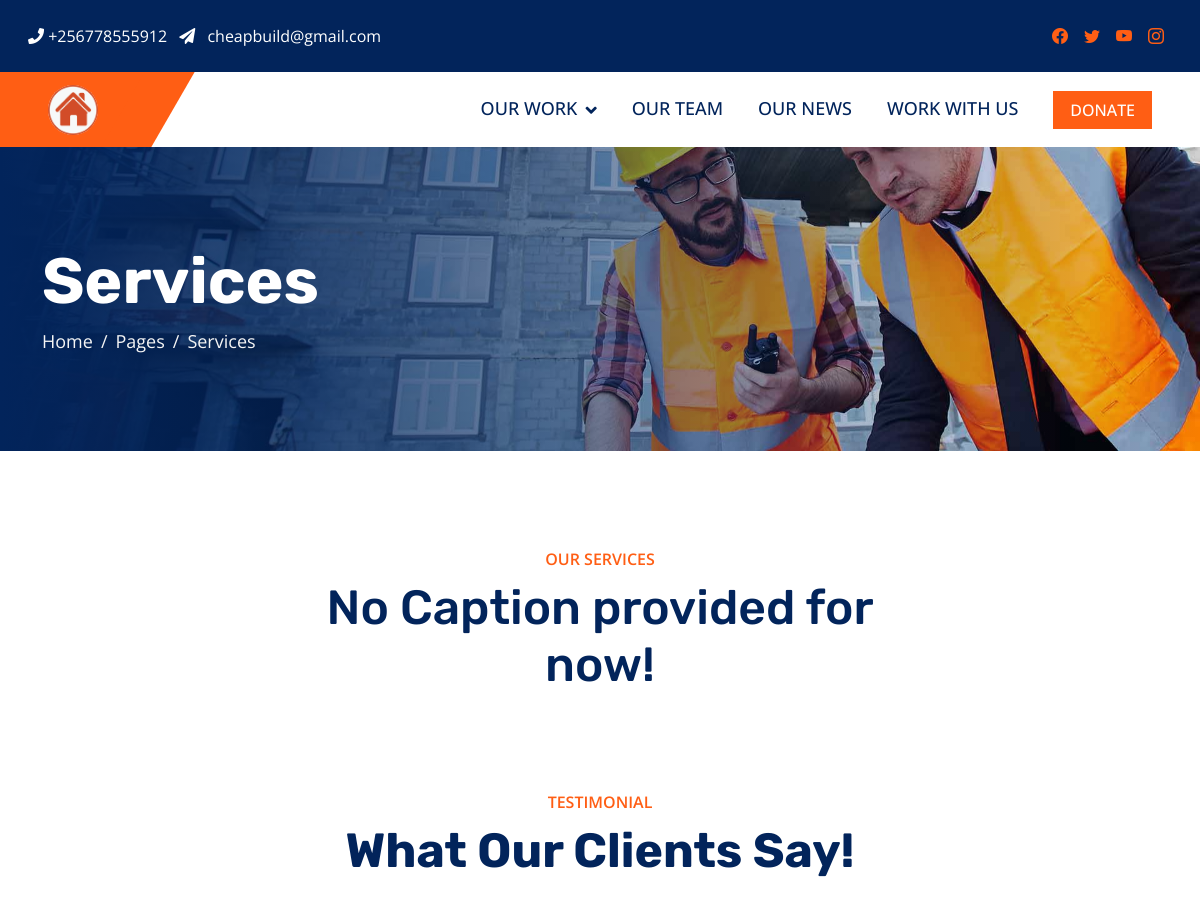
The app's page /service/ (upper part), older data.
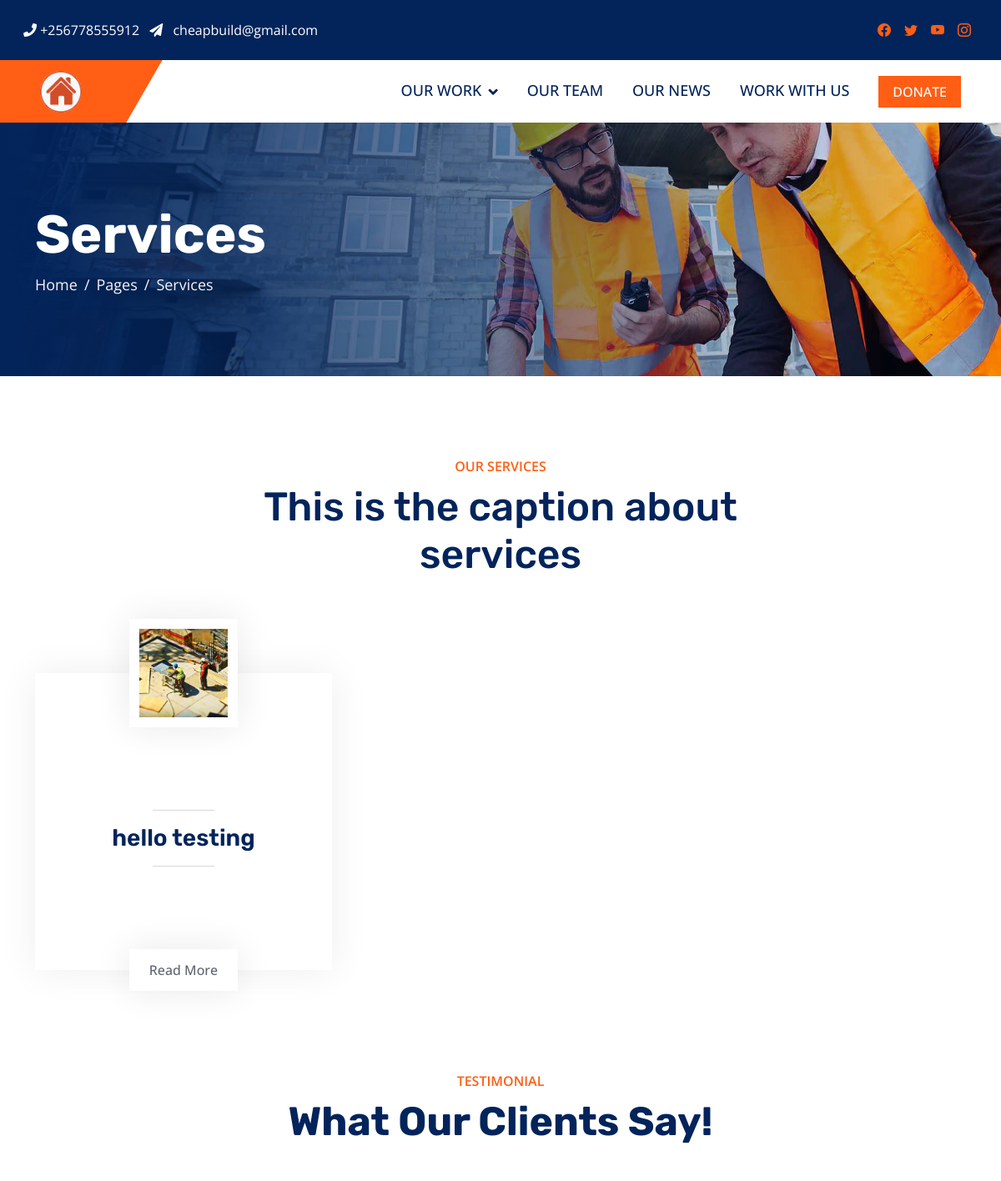
The same page, newer data.
### mainweb/models.py (models this page shows, shortened)
class Timez(models.Model):
    id = models.UUIDField(primary_key=True, default=uuid.uuid4, editable=False)
    created = models.DateField(auto_now_add=True, auto_now=False)
    updated = models.DateField(auto_now_add=False, auto_now=True)
    class Meta:
        abstract = True  # Make Timez model abstract

class ServeCaptin(Timez):
	title        = models.CharField(max_length=200,null=True, blank=True)
	class Meta:
		verbose_name_plural = '08. Services Caption'

class Services(Timez):
	title        = models.CharField(max_length=200,null=True, blank=True)
	slug         = models.SlugField(max_length=200, unique_for_date='publish')
	body         = RichTextField()
	image        = models.ImageField(upload_to='media/Services', null=True, blank=True)
	publish      = models.DateTimeField(default=timezone.now)
	class Meta:
		verbose_name_plural = '09. Services'

### mainweb/views.py (the view)
# urls.py: path('service/', views.Service_view, name="servicepage"),
def Service_view(request):
	context = get_contact_info()
	return render(request ,'mainweb/services.html',context)

### mainweb/templates/mainweb/services.html (shortened to what this page needs)
{% extends 'mainweb/main.html'  %}
{% load static %}
{% block content %}
<div class="container-fluid page-header py-5 mb-5 wow fadeIn" data-wow-delay="0.1s">
    <div class="container py-5">
        <h1 class="display-3 text-white animated slideInRight">Services</h1>
        <nav aria-label="breadcrumb">
            <ol class="breadcrumb animated slideInRight mb-0">
                <li class="breadcrumb-item"><a href="/">Home</a></li>
                <li class="breadcrumb-item"><a href="#">Pages</a></li>
                <li class="breadcrumb-item active" aria-current="page">Services</li>
            </ol>
        </nav>
    </div>
</div>
<div class="container-xxl py-5">
    <div class="container">
        {% include 'mainweb/addservice_caption.html' %}
        <div class="row gy-5 gx-4">
            {% for item in service %}
            <div class="col-md-6 col-lg-4 wow fadeInUp" data-wow-delay="0.1s">
                <div class="service-item">
                    <div class="service-img">
                        <img class="img-fluid" src="{{item.image.url}}" alt="">
                    </div>
                    <div class="service-detail">
                        <div class="service-title">
                            <hr class="w-25">
                            <h3 class="mb-0">{{item.title}}</h3>
                            <hr class="w-25">
                        </div>
                    </div>
                    <a class="btn btn-light" href="">Read More</a>
                </div>
            </div>
            {% endfor %}
        </div>
    </div>
</div>
{% include 'mainweb/addtestimonials.html' %}
{% endblock %}

### mainweb/templates/mainweb/addservice_caption.html
<div class="text-center mx-auto pb-4 wow fadeInUp" data-wow-delay="0.1s" style="max-width: 600px;">
    <p class="fw-medium text-uppercase text-primary mb-2">Our Services</p>
    {% if servcapt %}
        {% for capt in servcapt %}
            <h5 class="display-5 mb-4">{{capt.title}}</h5>
        {% endfor %}
    {% else %}
        <h6 class="display-5 mb-4">No Caption provided for now!</h6>
    {% endif %}
</div>

Row changes from the older to the newer data that the page shows:
added ServeCaptin: title "This is the caption about services"
added Services: image (picture), title "hello testing"
Text that changed along with them:
text no longer shown: "No Caption provided for now!"
